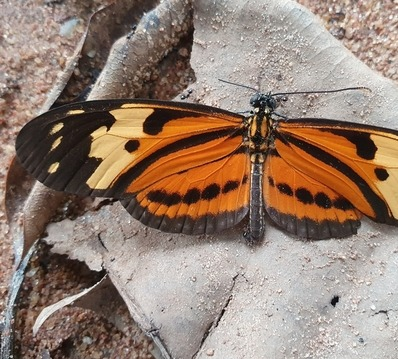
#> input picture Pruebas/Isabella.JPG, 398 x 359 px
$ python -i data_augmentation.py   (imports and definitions only)
#> lines starting #> are read from the running program, lines starting #| are printed output that depends on the picture
#> further down, picture is the input picture: PIL image 398x359 RGB; mean R, G, B 149.4, 128, 113.9
import numpy as np
import cv2
from PIL import Image, ImageEnhance, ImageOps
import random

def apply_random_rotation(image, max_angle=30):
    """Aplica la rotación aleatoria a la imagen"""
    angle = random.uniform(-max_angle, max_angle)
    return image.rotate(angle, resample=Image.BICUBIC, expand=False)

def apply_random_flip(image):
    """Aplica un giro horizontal aleatorio a la imagen"""
    if random.random() > 0.5:
        return ImageOps.mirror(image)
    return image

def apply_random_brightness(image, factor_range=(0.7, 1.3)):
    """Aplica un ajuste de brillo aleatorio a la imagen"""
#> called with factor_range = (0.85, 1.15)
    factor = random.uniform(factor_range[0], factor_range[1])
    enhancer = ImageEnhance.Brightness(image)
    return enhancer.enhance(factor)

def apply_random_contrast(image, factor_range=(0.7, 1.3)):
    """Aplica un ajuste de contraste aleatorio a la imagen"""
    factor = random.uniform(factor_range[0], factor_range[1])
    enhancer = ImageEnhance.Contrast(image)
    return enhancer.enhance(factor)

def apply_random_zoom(image, zoom_range=(0.8, 1.2)):
    """Aplicar zoom aleatorio a la imagen"""
#> called with zoom_range = (0.9, 1.1)
    zoom = random.uniform(zoom_range[0], zoom_range[1])

    width, height = image.size
#> width = 398; height = 359
    new_width = int(width * zoom)
#> new_width = 420
    new_height = int(height * zoom)
#> new_height = 379

    # Calcular cuadro de recorte
    left = (width - new_width) // 2
#> left = -11
    top = (height - new_height) // 2
#> top = -10
    right = left + new_width
#> right = 409
    bottom = top + new_height
#> bottom = 369

    # Maneja el zoom hacia afuera (padding)
    if zoom < 1:
        # Recorta y cambia el tamaño a su tamaño original
        cropped = image.crop((left, top, right, bottom))
        return cropped.resize((width, height), Image.BICUBIC)
    else:
        # Acerca: recorta un área más pequeña y ajustar el tamaño.
        # Se asegura de que el cuadro de recorte esté dentro de los límites de la imagen.
        left = max(0, left)
#> left = 0
        top = max(0, top)
#> top = 0
        right = min(width, right)
#> right = 398
        bottom = min(height, bottom)
#> bottom = 359

        cropped = image.crop((left, top, right, bottom))
        return cropped.resize((width, height), Image.BICUBIC)

def apply_random_noise(image, noise_factor=0.05):
    """Aplicar ruido aleatorio a la imagen"""
#> called with noise_factor = 0.025
    img_array = np.array(image).astype(np.float32)

    # Generar ruido
    noise = np.random.normal(0, noise_factor * 255, img_array.shape)

    # Añade ruido a la imagen
    noisy_img = img_array + noise
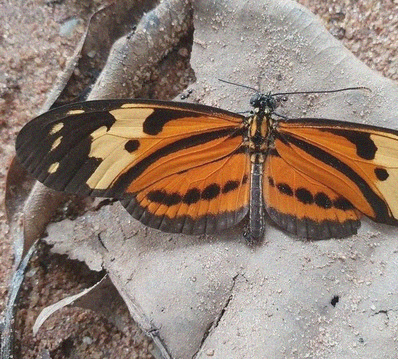
#> noisy_img: shape (359, 398, 3) float64; mean R, G, B 138.1, 118.3, 105.2; drawn with min black and max white

    # Recorta valores a un rango válido
    noisy_img = np.clip(noisy_img, 0, 255).astype(np.uint8)

    return Image.fromarray(noisy_img)

def apply_random_crop(image, crop_ratio_range=(0.8, 0.95)):
    """Aplica un recorte aleatorio a la imagen"""
#> called with crop_ratio_range = (0.875, 0.95)
    width, height = image.size
#> width = 398; height = 359

    # Determina el tamaño del cultivo
    crop_ratio = random.uniform(crop_ratio_range[0], crop_ratio_range[1])
    crop_width = int(width * crop_ratio)
#> crop_width = 365
    crop_height = int(height * crop_ratio)

    # Determina la posición del cultivo
    left = random.randint(0, width - crop_width)
    top = random.randint(0, height - crop_height)
    right = left + crop_width
    bottom = top + crop_height

    # Recorta y cambia el tamaño a su tamaño original
    cropped = image.crop((left, top, right, bottom))
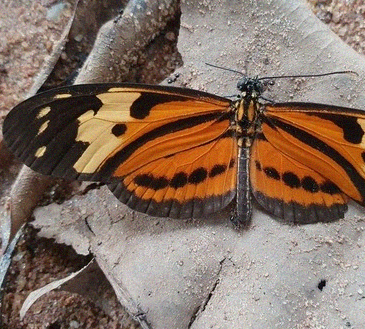
#> cropped: PIL image 365x329 RGB; mean R, G, B 134.9, 113.8, 100
    return cropped.resize((width, height), Image.BICUBIC)
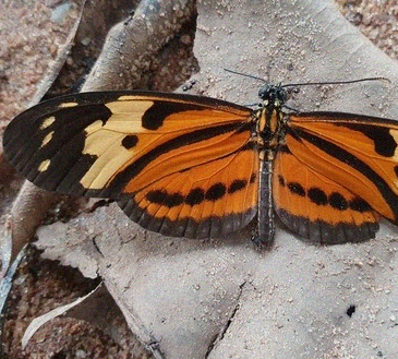
#> returned value: PIL image 398x359 RGB; mean R, G, B 134.9, 113.8, 100

def apply_random_augmentation(image, augmentation_strength=0.5):
    """Aplica aumentos aleatorios a una imagen según el parámetro de intensidad"""
    # Hace una copia de la imagen para no modificar el original
    img = image.copy()

    # Aplica aumentos con probabilidad basada en la fuerza
    if random.random() < augmentation_strength:
        img = apply_random_rotation(img, max_angle=30 * augmentation_strength)

    if random.random() < augmentation_strength:
        img = apply_random_flip(img)

    if random.random() < augmentation_strength:
        img = apply_random_brightness(img, factor_range=(1.0 - 0.3 * augmentation_strength,
                                                        1.0 + 0.3 * augmentation_strength))

    if random.random() < augmentation_strength:
        img = apply_random_contrast(img, factor_range=(1.0 - 0.3 * augmentation_strength,
                                                      1.0 + 0.3 * augmentation_strength))

    if random.random() < augmentation_strength:
        img = apply_random_zoom(img, zoom_range=(1.0 - 0.2 * augmentation_strength,
                                                1.0 + 0.2 * augmentation_strength))

    if random.random() < augmentation_strength:
        img = apply_random_noise(img, noise_factor=0.05 * augmentation_strength)

    if random.random() < augmentation_strength:
        img = apply_random_crop(img, crop_ratio_range=(0.8 + 0.15 * (1 - augmentation_strength), 0.95))

    return img

def generate_augmented_images(image, num_augmentations=5, augmentation_strength=0.5):
    """Genera múltiples versiones aumentadas de una imagen"""
    augmented_images = []

    for _ in range(num_augmentations):
        augmented = apply_random_augmentation(image, augmentation_strength)
        augmented_images.append(augmented)

    return augmented_images

>>> from PIL import Image
>>> picture = Image.open('../Pruebas/Isabella.JPG')
>>> result = apply_random_augmentation(picture)

$ run again, on Pruebas/Mariposa Monarca.jpg
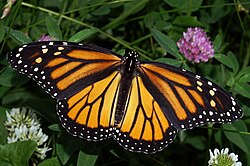
#> input picture Pruebas/Mariposa Monarca.jpg, 250 x 166 px
#> picture is the input picture: PIL image 250x166 RGB; mean R, G, B 66.7, 63.7, 34.4
#> in apply_random_crop, `cropped = image.crop((left, top, right, bottom))`:
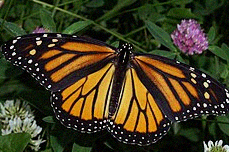
#> cropped: PIL image 229x152 RGB; mean R, G, B 66.3, 59.6, 33.3
#> in apply_random_crop, `return cropped.resize((width, height), Image.BICUBIC)`:
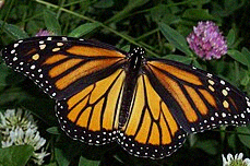
#> returned value: PIL image 250x166 RGB; mean R, G, B 66.3, 59.7, 33.5

$ run again, on Pruebas/Monarca.jpg
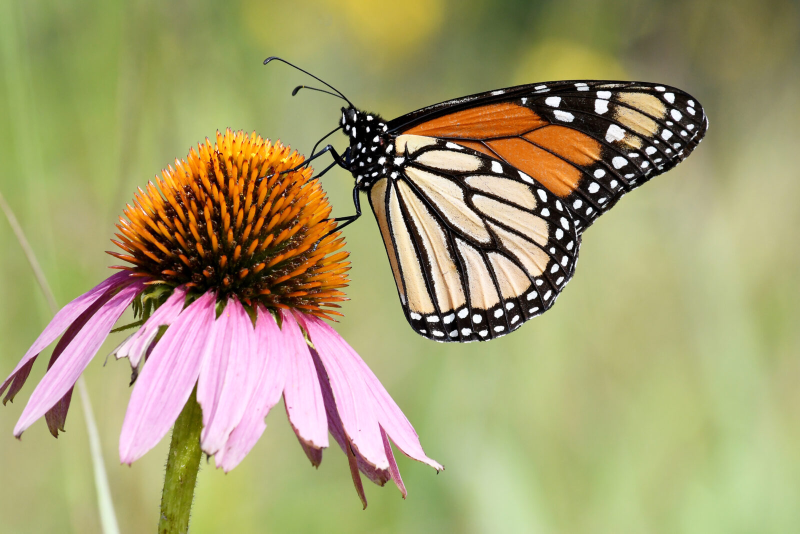
#> input picture Pruebas/Monarca.jpg, 1600 x 1067 px (shown at 1/2 size)
#> picture is the input picture: PIL image 1600x1067 RGB; mean R, G, B 164.3, 156.8, 111.1
#> in apply_random_noise, `noisy_img = img_array + noise`:
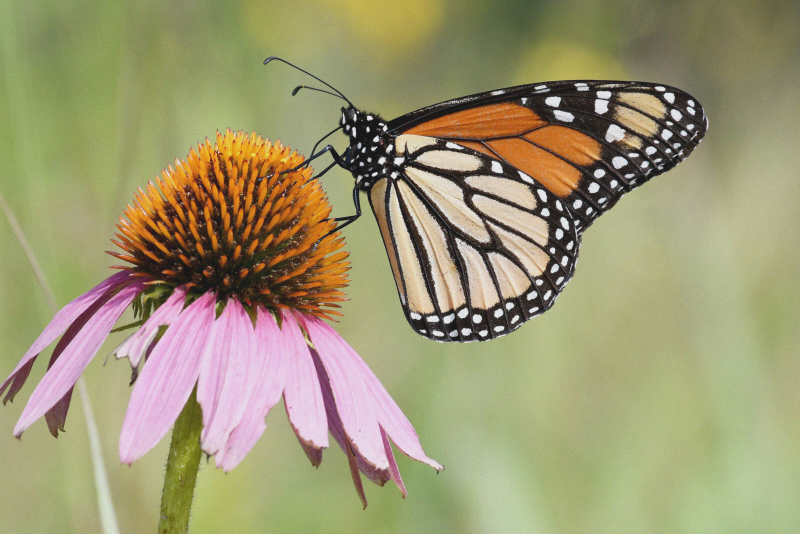
#> noisy_img: shape (1067, 1600, 3) float64 (shown at 1/2 size); mean R, G, B 151.9, 144.9, 102.6; drawn with min black and max white
#> in apply_random_crop, `cropped = image.crop((left, top, right, bottom))`:
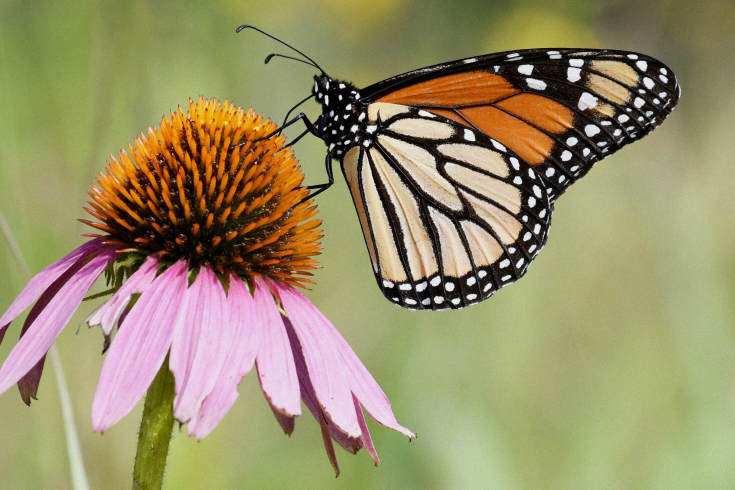
#> cropped: PIL image 1470x980 RGB (shown at 1/2 size); mean R, G, B 153, 143.7, 104.1

$ run again, on Pruebas/prueba_Monarca.jpg
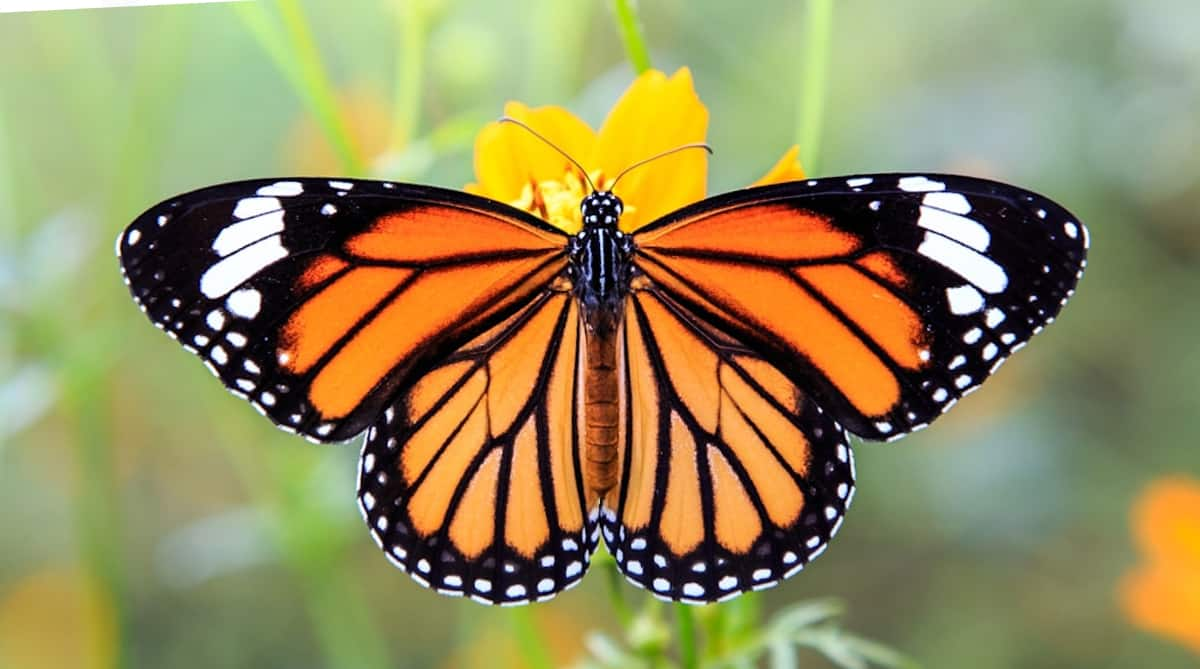
#> input picture Pruebas/prueba_Monarca.jpg, 1200 x 669 px
#> picture is the input picture: PIL image 1200x669 RGB; mean R, G, B 148.5, 139.5, 91.4
#> in apply_random_noise, `noisy_img = np.clip(noisy_img, 0, 255).astype(np.uint8)`:
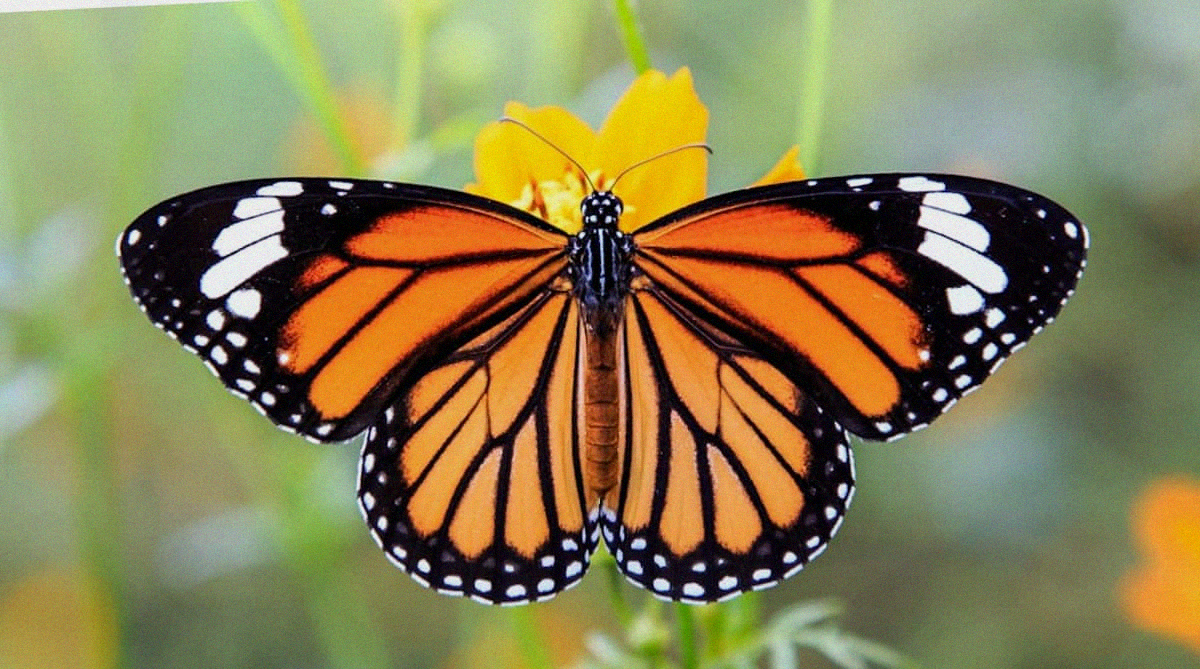
#> noisy_img: shape (669, 1200, 3); mean R, G, B 136.8, 128.6, 83.9
#> in apply_random_crop, `cropped = image.crop((left, top, right, bottom))`:
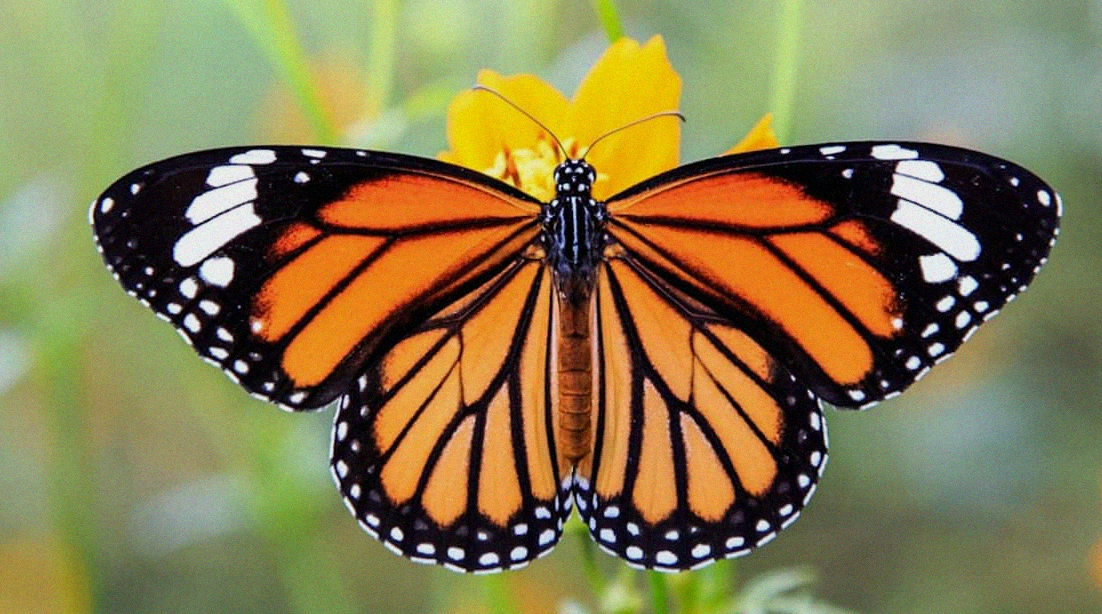
#> cropped: PIL image 1102x614 RGB; mean R, G, B 135, 123.6, 79.8
